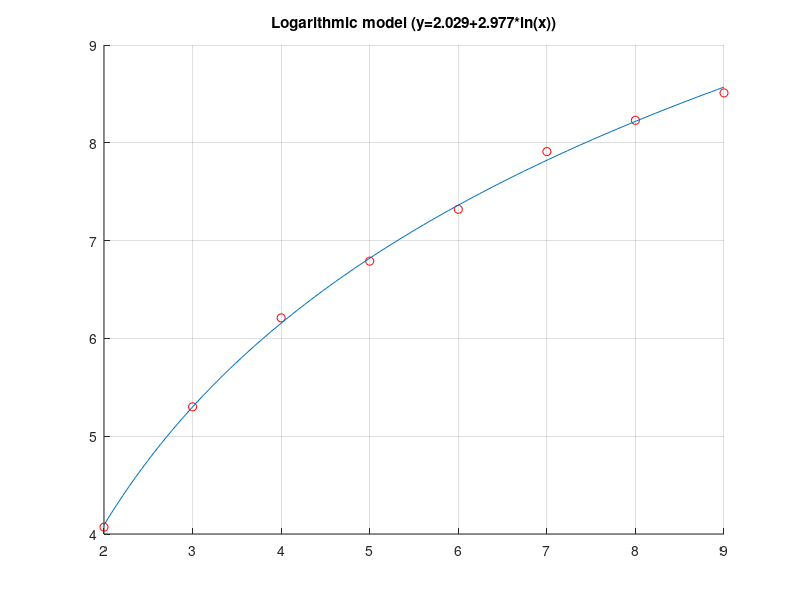

This figure's MATLAB source:
x = [2 3 4 5 6 7 8 9]';
y = [4.07 5.30 6.21 6.79 7.32 7.91 8.23 8.51]';

m = length(x);
t = linspace(min(x), max(x));
A = [ones(m,1) log(x)]; Y = y;	% Set the least squares problem.
v = A \ Y;                      % Find the least squares solution.
a = v(1); b = v(2);             % Fitting constants a and b.
figure; hold on;
plot(x, y, 'ro');               % Plot given data points.
% Plot the fitting curve with a and b.
plot(t, a + b*log(t), 'color', [0 0.4470 0.7410]);
grid on;
title(sprintf('Logarithmic model (y=%.3f+%.3f*ln(x))', a, b));